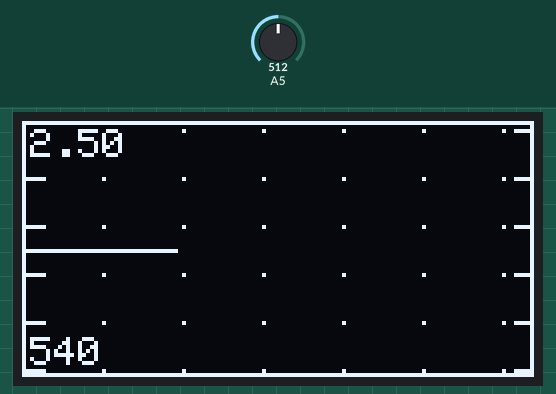
Simulated run of this sketch. Board: Arduino Uno, built with avr-gcc and run on an emulated ATmega328P. On the bench: 128×64 one-colour display. The test bench sets the inputs (shaded band); at power-on: A5 = 512. What the sketch prints to the serial monitor is not drawn.

Above: at 4.7 s.
4.8 s: A5 set to 716
At 5.06 s:
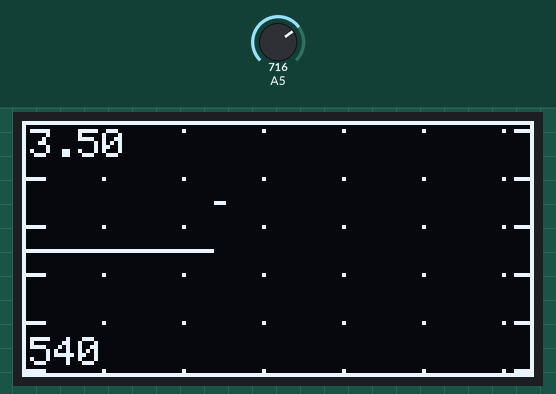
6.4 s: A5 set to 900
At 6.68 s:
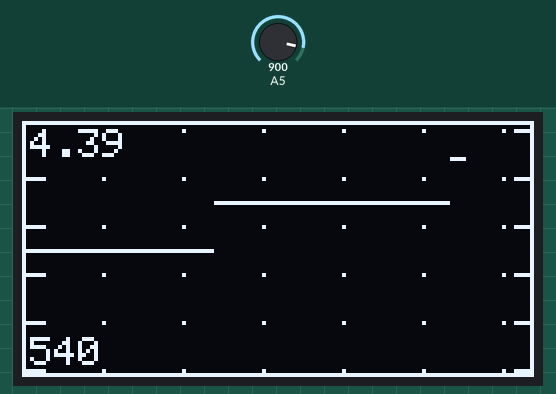
8.0 s: A5 set to 1023
At 10.73 s:
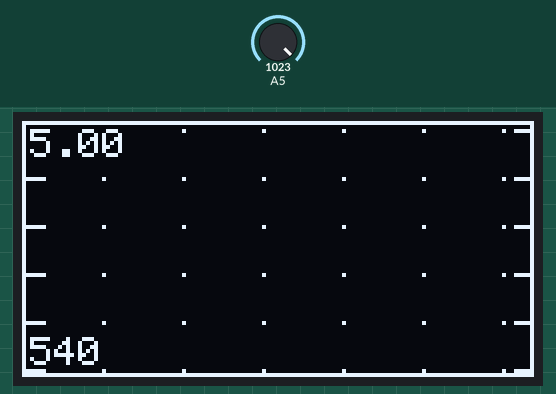
Timing chart, 0 to 12.2 s (numbered marks = the images above; inputs shaded):
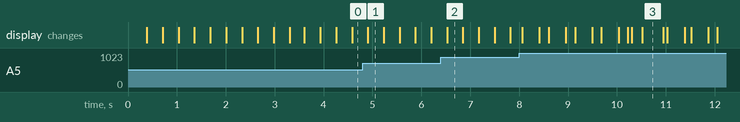

The sketch:

oscyloskop.ino
```cpp
#include <SPI.h>
#include <Wire.h>
#include <Adafruit_GFX.h>
#include <Adafruit_SSD1306.h>

#define SCREEN_WIDTH 128 // OLED display width, in pixels
#define SCREEN_HEIGHT 64 // OLED display height, in pixels
#define OLED_RESET     4
Adafruit_SSD1306 display(SCREEN_WIDTH, SCREEN_HEIGHT, &Wire, OLED_RESET);

int datv[128], V;
int poz = 0;
float vpp = 60 / 5; //volty na piksel
int xt = 0;
int odczytanaWartosc = 0;//Odczytana wartość z ADC
float napiecie = 0;//Wartość przeliczona na napięcie w V
int n = 127;

void setup() {
  Serial.begin(9600);
  //oled seting---------
  display.begin(SSD1306_SWITCHCAPVCC, 0x3C);
  display.setTextSize(1);
  display.setTextColor(SSD1306_WHITE);
  display.setCursor(2, 2);
  display.clearDisplay();
  //---------------------
  okno();
  long int ts = millis();
  for (int i = 0; i < n; i++) {
    napiecie = analogRead(A5) * (5.0 / 1024.0);
    display.fillRect(1, 1, 30, 8, SSD1306_BLACK);
    display.setCursor(2, 2);
    display.print(napiecie);
    display.drawPixel(poz, 62 - napiecie * vpp, SSD1306_WHITE);
    display.display();
    poz = (poz + 1) % 127;
    if (poz == 0) {
      display.clearDisplay();
      //okno();
    }
  }
  long int tt = millis() - ts;
  Serial.print("tt = ");
  Serial.println(tt);
  Serial.print("dt = ");
  Serial.print(tt / n);
  Serial.println(" ms");
  xt = tt / n * 20;

  okno();
}
float v2 = 0;
void loop() {
  //odczytanaWartosc = analogRead(A5);
  napiecie = analogRead(A5) * (5.0 / 1024.0);
  display.fillRect(1, 1, 30, 8, SSD1306_BLACK);
  display.setCursor(2, 2);
  display.print(napiecie);
  display.drawPixel(poz, 62 - napiecie * vpp, SSD1306_WHITE);
  display.display();
  poz = (poz + 1) % 127;
  if (poz == 0) {
    display.clearDisplay();
    okno();
  }
}

void okno() {
  display.drawRect(0, 0, display.width(), display.height(), SSD1306_WHITE);
  for (int i = 0; i < 6; i++) {
    display.drawLine(0, vpp * i + 2, 5, vpp * i + 2, SSD1306_WHITE);
    display.drawLine(display.width() - 5, vpp * i + 2, display.width(), vpp * i + 2, SSD1306_WHITE);
    for (int j = 0; j < display.width(); j = j + 20) {
      display.drawPixel(j, vpp * i + 2, SSD1306_WHITE);
    }
  }
  display.setCursor(2, 54);
  display.print(xt);
  display.display();
}
```
